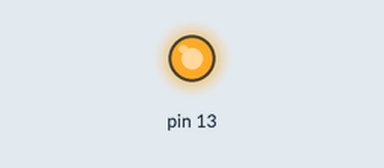
Simulated run of this sketch. Board: Arduino Uno, built with avr-gcc and run on an emulated ATmega328P. Shown: output pins drawn as LEDs (lit = HIGH). What the sketch prints to the serial monitor is not drawn.

Above: at 2.8 s.
At 8.4 s:
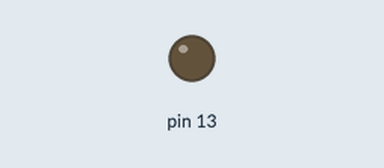
Timing chart, 0 to 14.6 s (numbered marks = the images above):
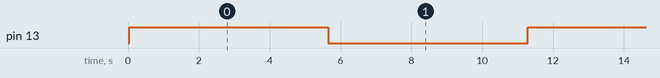

Measured:
- by itself, pin 13: alternates HIGH for 5.6 s and LOW for 5.6 s

The sketch:

ExemploTimer.ino
```cpp
void setup() {
  cli(); // Desabilitar todas interrupções
  TCCR2B |= _BV(0) | _BV(1) | _BV(2); // Prescaler 1024
  TIMSK2 |= _BV(0); // Aciona interrupção overflow
  sei(); // Habilita interrupções

  DDRB |= _BV(5); // Pino 5 como saída
  Serial.begin(9600);
}

void loop() {
  Serial.println("Victoria compra cartolina");
  delay(1000);
}

ISR(TIMER2_OVF_vect) {
  PORTB ^= _BV(5);
  volatile long long i = 999999;
  while(i--);
}
```
